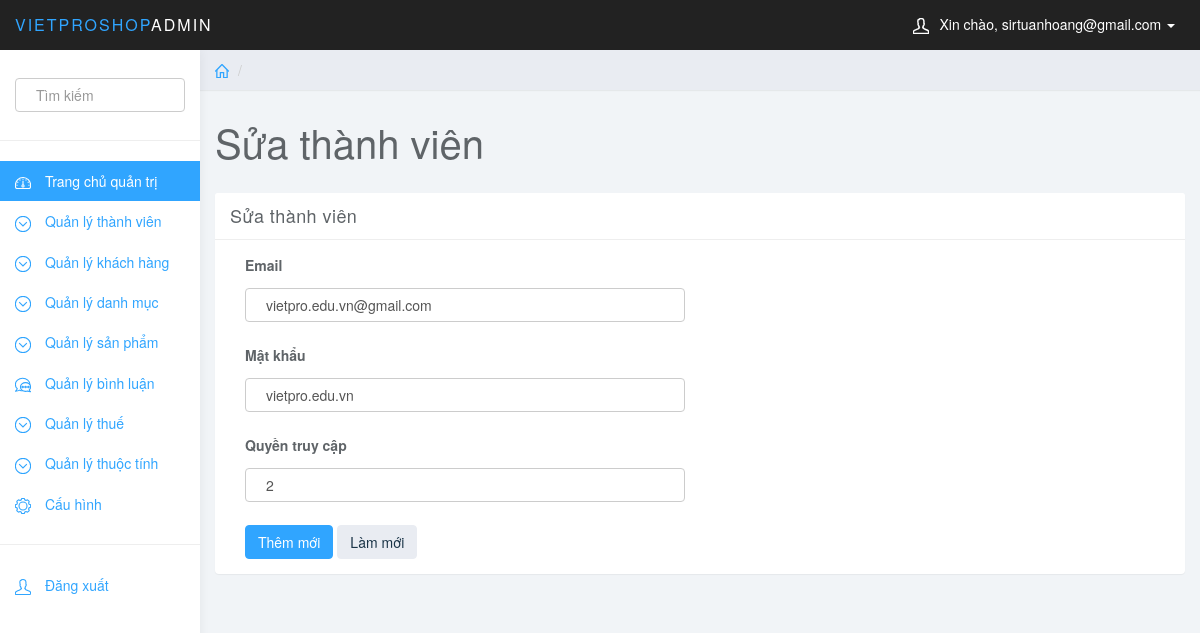
Page /quantri/quantri.php?page_layout=suatv&id_thanhvien=1 (signed in) on the committed database.
### tables this page shows
CREATE TABLE `thanhvien` (
  `id_thanhvien` int(10) NOT NULL,
  `email` varchar(255) NOT NULL,
  `mat_khau` varchar(255) NOT NULL,
  `quyen_truy_cap` int(1) NOT NULL
);

### quantri/suatv.php (the view, shortened to what this page needs)
<?php
	$id_thanhvien=$_GET['id_thanhvien'];
	$sql="SELECT * FROM thanhvien WHERE id_thanhvien='$id_thanhvien'";
	$query=mysqli_query($db_con,$sql);
	$row=mysqli_fetch_array($query);
?>
            <div class="row">
                <div class="col-lg-12">
                    <h1 class="page-header">Sửa thành viên</h1>
                </div>
            </div>
            <div class="row">
                <div class="col-lg-12">
                    <div class="panel panel-default">
                        <div class="panel-heading">Sửa thành viên</div>
                        <div class="panel-body">
                            <form method="post" enctype="multipart/form-data" role="form">
                                <div class="col-md-6">
                                    <div class="form-group">
                                        <label>Email</label>
                                        <input type="text" class="form-control"  name="email" required="" value="<?php echo $row['email'];?>">
                                    </div>
                                    <div class="form-group">
                                        <label>Mật khẩu</label>
                                        <input type="text" class="form-control" name="mk" required="" value="<?php echo $row['mat_khau'];?>">
                                    </div>
                                    <div class="form-group">
                                        <label>Quyền truy cập</label>
                                        <input type="text" class="form-control" name="quyen_truy_cap" required="" value="<?php echo $row['quyen_truy_cap'];?>">
                                    </div>
                                    <button type="submit" class="btn btn-primary" name="submit">Thêm mới</button>
                                    <button type="reset" class="btn btn-default" name="reset">Làm mới</button>
                                </div>
                            </form>
                        </div>
                    </div>
                </div>
            </div>

### quantri/css/styles.css (style rules this page uses)
body { background: #f1f4f7; padding-top: 50px; color: #5f6468; }
h1, h2, h3, h4, h5, h6 { color: #5f6468; }
h1 { font-weight: 300; font-size: 40px; }
.form-control { border: 1px solid #eee; box-shadow: none; }
.btn-default, .btn-default:hover, .btn-default:focus, .btn-default:active, .btn-default.active, .open > .dropdown-toggle.btn-default, .btn-default.disabled, .btn-default[disabled], fieldset[disabled] .btn-default, .btn-default.disabled:hover, .btn-default[disabled]:hover, fieldset[disabled] .btn-default:hover, .btn-default.disabled:focus, .btn-default[disabled]:focus, fieldset[disabled] .btn-default:focus, .btn-default.disabled:active, .btn-default[disabled]:active, fieldset[disabled] .btn-default:active, .btn-default.disabled.active, .btn-default[disabled].active, fieldset[disabled] .btn-default.active { background-color: #e9ecf2; border-color: #e9ecf2; color: #1b3548; }
.btn-primary, .btn-primary:hover, .btn-primary:focus, .btn-primary:active, .btn-primary.active, .open > .dropdown-toggle.btn-primary, .btn-primary.disabled, .btn-primary[disabled], fieldset[disabled] .btn-primary, .btn-primary.disabled:hover, .btn-primary[disabled]:hover, fieldset[disabled] .btn-primary:hover, .btn-primary.disabled:focus, .btn-primary[disabled]:focus, fieldset[disabled] .btn-primary:focus, .btn-primary.disabled:active, .btn-primary[disabled]:active, fieldset[disabled] .btn-primary:active, .btn-primary.disabled.active, .btn-primary[disabled].active, fieldset[disabled] .btn-primary.active { background-color: #30a5ff; border-color: #30a5ff; }
.panel { border: 0; }
.panel-heading { font-size: 18px; font-weight: 300; letter-spacing: 0.025em; }
.panel-default .panel-heading { background: #fff; border-bottom: 1px solid #eee; color: #5f6468; }
h1.page-header { margin-top: 30px; border-bottom: 0; }

### quantri/css/thuoctinh.css (style rules this page uses)
input[type=text] { width: 100%; padding: 12px 20px; margin: 8px 0; display: inline-block; border: 1px solid #ccc; box-sizing: border-box; }

### rows in the picture
thanhvien: email "vietpro.edu.vn@gmail.com", mk "vietpro.edu.vn", quyen_truy_cap "2"

### other values in the picture
$_SESSION['email'] "sirtuanhoang@gmail.com"
